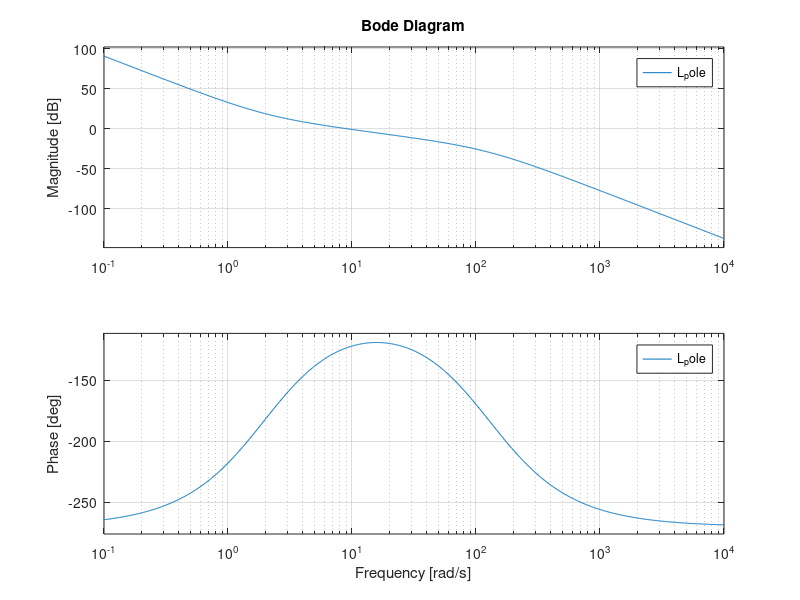

The MATLAB source for this figure: (Note: this script raises an error after producing the figure.)
clear all
close all
clc

%% General data
g           =       9.81;                   %  gravity acceleration (m/s^2)
mf          =       [22602; 0; -42062;];    %  earth magnetic field (in inertia frame) (nT) (1nT = 10^-5 Gauss)
Ixx         =       0.055;                  %  moment of inertia (kg*m^2)
Iyy         =       0.055;                  %  moment of inertia (kg*m^2)
Izz         =       0.03;                   %  moment of inertia (kg*m^2)
l           =       0.25;                   %  quadcopter arm (m)
k1          =       0.00684324;             %  lift constant motor 1
k2          =       0.00703859;             %  lift constant motor 2
k3          =       0.00814964;             %  lift constant motor 3
k4          =       0.00746697;             %  lift constant motor 4
b           =       1.14e-7;                %  drag constant
m           =       0.61+0.064*4;           %  mass (kg)
param       =       [Ixx;Iyy;Izz;l;k1;k2;k3;k4;b;m];


s           =   tf('s');
Ts_slk      =   0.01;
Tend_slk    =   400;
x0          =   [0;0];          % State Equilibrium Vector - Roll angles and rates
tau_r       =   0.01;
%% Method 1: PID 
% G           =   1/0.055/s^2;
% 
% % response time: 1
% % robustness: 0.6
% % option: Balanced
% Kp          =   0.0408494379196507*4;
% Ki          =   0.00382471475812365;
% Kd          =   0.107131307975801;
% N           =   10.9079405084324;

%% Method 3: H2
% load("stable_sys_H2_1dof_new_Ixx")
% 
% % response time: 2
% % robustness: 0.9
% % option: Balanced
% Kp          =   0.180109037198918;
% Ki          =   0.150719618455462;
% Kd          =   0.0291322547663788;
% N           =   114.28279760416;

%% Hanus conditioned controller
% G           =   1/0.055/s^2;
% G_disc      =   c2d(G,Ts_slk);
% 
% % Kp          =   0.0408494379196507*4;
% % Ki          =   0.00382471475812365;
% % Kd          =   0.107131307975801;
% % N           =   10.9079405084324;
% 
% z           =   0.1;
% Kd          =   1;
% Kp          =   2*z;
% Ki          =   z^2;
% N           =   35;
% N2          =   35;
% wc          =   10;
% 
% C_matteo    =   wc*0.055*(Kd*s^2+Kp*s+Ki)/s/(1+s/N)/(1+s/(N2));
% figure(1)
% bode(C_matteo*G) 
% grid on
% figure(2)
% bode(C_matteo)
% grid on
% 
% 
% C_tf        =   (Kd*s^2+Kp*s+Ki)/s/(1+s/N);
% C_tf_disc   =   c2d(C_tf,Ts_slk);
% C_ss        =   ss(C_tf_disc);
% A           =   C_ss.A;
% B           =   C_ss.B;
% C           =   C_ss.C;
% D           =   C_ss.D;
% 
% A_cond      =   A-B*inv(D)*C;
% B_cond      =   B*inv(D);

% %% cami
% Ixx     =   0.07;
% G       =   1/Ixx/s^2;
% G_true  =   1/0.015/s^2;
% Kc      =   5e-0*Ixx;
% tau_i   =   0.8;
% tau_d   =   0.8;
% 
% PID = Kc * (tau_i*s+1) * (tau_d*s+1) / (s) / (1+s/120);
% filter = 1/(1+s/90);
% PID_D = c2d(PID, Ts_slk);
% filter_d = c2d(filter, Ts_slk);
% 
% PID_ss      =   ss(PID_D);
% A           =   PID_ss.A;
% B           =   PID_ss.B;
% C           =   PID_ss.C;
% D           =   PID_ss.D;
% 
% A_cond      =   A-B*inv(D)*C;
% B_cond      =   B*inv(D);
% 
% 
% 
% PID_ss2     =   ss(10*PID_D);
% A2           =   PID_ss2.A;
% B2           =   PID_ss2.B;
% C2           =   PID_ss2.C;
% D2           =   PID_ss2.D;
% 
% A_cond2      =   A2-B2*inv(D2)*C2;
% B_cond2      =   B2*inv(D2);
% 
% z =tf('z',0.01);
% 
% 
% 
% 
% 
% Kd = Ixx*Kc*tau_i*tau_d;
% Kp = Ixx*Kc*(tau_d+tau_i);
% Ki = Ixx*Kc;
% 
% 
% % figure(1)
% % bode(PID*G*filter)
% % grid on
% % figure(2)
% % bode(PID)
% % grid on
% figure(3)
% bode(PID*G_true*filter)
% grid on
%% Anna
% load("stable_sys_H2_1dof_new_Ixx")
% Kp          =   0.180109037198918;
% Ki          =   0.150719618455462;
% Kd          =   0.0291322547663788;
% N           =   114.28279760416;
% 
% 
% PID = Kp+Ki/s+Kd*N/(1+N/s)
% PID_D = c2d(PID, Ts_slk);
% 
% PID_ss      =   ss(PID_D);
% A           =   PID_ss.A;
% B           =   PID_ss.B;
% C           =   PID_ss.C;
% D           =   PID_ss.D;
% 
% A_cond      =   A-B*inv(D)*C;
% B_cond      =   B*inv(D);
%% FINALE CHE FUNZIONA PID
%% PID Parameters
% Ixx         =   0.07;  %  moment of inertia (kg*m^2)
% G           =   1/Ixx/s^2;
% 
% Ts_slk      =   0.001;
% s           =   tf('s');
% 
% Kc = 1e-0*Ixx;
% tau_i = 0.5;    
% tau_d = 0.5;    
% 
% % 0.8 con gain 20
% % 0.4 con gain 45
% % 0.5 con gain 35 molto good
% % 0.2 con gain -
% 
% PID = Kc * (tau_i*s+1) * (tau_d*s+1) / (s) / (1+s/130);
% filter = 1/(1+s/120);
% PID_D = c2d(PID, Ts_slk);
% filter_d = c2d(filter, Ts_slk);
% PID_ss      =   ss(PID_D);
% A           =   PID_ss.A;
% B           =   PID_ss.B;
% C           =   PID_ss.C;
% D           =   PID_ss.D;
% 
% A_cond      =   A-B*inv(D)*C;
% B_cond      =   B*inv(D);
% 
% 
% L_PID =35*G*PID*filter;
% figure(1)
% bode(L_PID);
% grid  on
% figure(3)
% bode(G*PID);
% grid  on

%% POLE placement with transfer function DA TESTARE IL 28/05
Ixx         =   0.07;  %  moment of inertia (kg*m^2)
s           =   tf('s');
G           =   1/Ixx/s^2;
                
Ts_slk      =   0.001;

 
filter = 35/(1+s/120);
filter_d = c2d(filter, Ts_slk);
% % 35*(1+0.5*s)^2+s^3*(1+s/130)*(1+s/120) % L_PID_num+L_PID_den
% r= roots([1/15600 250/15600 1 136500/15600 546000/15600 546000/15600]); % roots in closed loop (num+Den) del PID
% % che può essere riscritto in modo da avere coefficiente 1 che moltiplica s^5
% P= (s-r(1))*(s-r(2))*(s-r(3))*(s-r(4))*(s-r(5));
% 
% % posso provare ad usare P(s) per la diophantine equation del pole placement with TF
% Column_R = [1 250 (1.56e04-1.137e-13i) (1.365e05-1.625e-13i)*Ixx 5.46e05*Ixx 5.46e05*Ixx]';
% 
% R_pole = (Column_R(4)*s^2+Column_R(5)*s+Column_R(6))/(Column_R(1)*s^2+Column_R(2)*s+Column_R(3));
% 
% % to remove the complex coniugate parts that actually are negligigble we
% % simplify as:
R_pole_simply= (9555* s^2 + 38220*s + 38220)/(s^2 + 250*s + 1.56e04);

R_tilde_pole = R_pole_simply/s;
L_pole = R_tilde_pole*G; %% you can see that it's the same of L_PID
figure(2)
bode(L_pole);
grid  on

% % So, now we need to use R_tilde_pole in the scheme with G
% % We can build the anti windup scheme as we did for the PID
% % but D results =0. so i try to remove the filter to see what happens
R_final     =   R_tilde_pole/filter; % zeros: -120, -1.98, -2.02 % poles: -0.07,-119.16, -130.77
R_final_D   =   c2d(R_final, Ts_slk);
R_final_ss  =   ss(R_final_D);
A           =   R_final_ss.A;
B           =   R_final_ss.B;
C           =   R_final_ss.C;
D           =   R_final_ss.D;

A_cond      =   A-B*inv(D)*C;
B_cond      =   B*inv(D);
% 
% figure(4)
% bode(G*R_final);
% grid  on

% figure(5)
% bode(PID);
% figure(6)
% bode(R_final);

%% H2 DA TESTARE IL 28/05
Ixx         =   0.07;  %  moment of inertia (kg*m^2)
s           =   tf('s');
G           =   1/Ixx/s^2;
                
Ts_slk      =   0.01;


load("stable_sys_H2_1dof_new_Ixx")
load("K_H2_1dof_new_Ixx.mat")
filter =35/(1+s/120); % con 62.5 la L è identica
filter_d = c2d(filter, Ts_slk);
R_H2= filter*(s+2)^2/(s+130)/s^3*(s^2+3.279*s+3.211);
L_H2 =R_H2*stable_sys;
figure(7)
bode(L_H2)  % you can see it's the same of PID and pole

% for the scheme:
R_final     =   (s+2)^2/(s+130)/s^3*(s^2+3.279*s+3.211); 
R_final_D   =   c2d(R_final, Ts_slk);
R_final_ss  =   ss(R_final_D);
A           =   R_final_ss.A;
B           =   R_final_ss.B;
C           =   R_final_ss.C;
D           =   R_final_ss.D;

A_cond      =   A-B*inv(D)*C;
B_cond      =   B*inv(D);